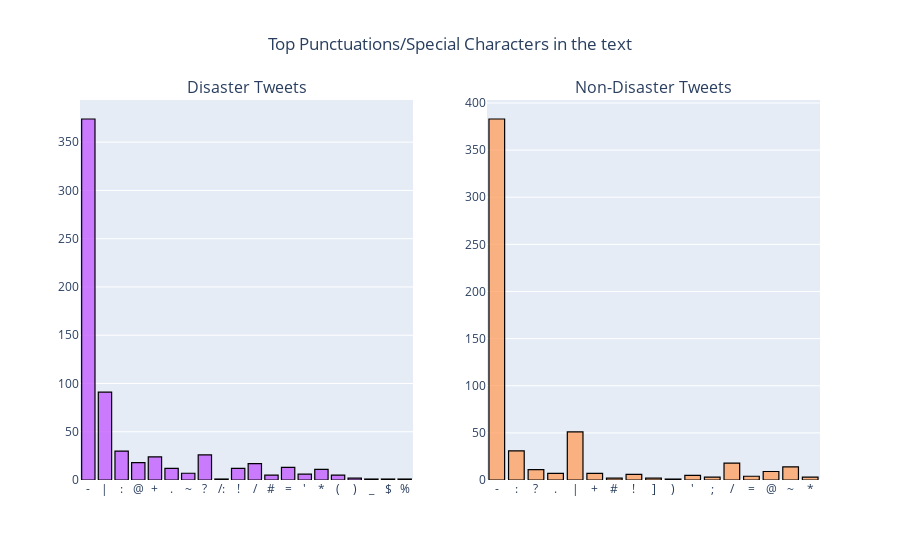

Write notebook code for a chart like this one.
### Markdown cell above
### G. Visualize most common punctuations/ special characters in the text data

### Code cell
# Anaysing Punctuations
from string import punctuation
values_list = []
def analyze_punctuations(data,func,targetlist):
  
  for label in range(0,len(targetlist)):
    corpus = func(targetlist[label])
    dic = defaultdict(int)
    
    for word in corpus:
        if word in punctuation:
            dic[word] += 1 
    x_items, y_values = zip(*dic.items())
    values_list.append(x_items)
    values_list.append(y_values)

#analyzing punctuations for 0 and 1 target labels
analyze_punctuations(df_cleaned,create_corpus,[0,1])

fig = make_subplots(rows=1, cols=2,subplot_titles=("Disaster Tweets", "Non-Disaster Tweets"))

fig.add_trace(
      go.Bar(x=values_list[0],y=values_list[1],
             marker=dict(color= 'rgba(196, 94, 255,0.8)'),
             marker_line=dict(color='black'),marker_line_width=1.2),
      row=1, col=1
).add_trace(
      go.Bar(x=values_list[2],y=values_list[3],
             marker=dict(color= 'rgba(255, 163, 102,0.8)'),
             marker_line=dict(color='black'),marker_line_width=1.2),
      row=1, col=2
).update_layout(title_text="Top Punctuations/Special Characters in the text",title_x=0.5,showlegend=False).show()

### Figure 1 — Plotly figure (JSON) as saved in the notebook; plotly's stock layout.template omitted (floating-point values rounded to 4 significant figures)
{"data": [{"marker": {"color": "rgba(196, 94, 255,0.8)", "line": {"color": "black", "width": 1.2}}, "type": "bar", "x": ["-", "|", ":", "@", "+", ".", "~", "?", "/:", "!", "/", "#", "=", "'", "*", "(", ")", "_", "$", "%"], "xaxis": "x", "y": [374, 91, 30, 18, 24, 12, 7, 26, 1, 12, 17, 5, 13, 6, 11, 5, 2, 1, 1, 1], "yaxis": "y"}, {"marker": {"color": "rgba(255, 163, 102,0.8)", "line": {"color": "black", "width": 1.2}}, "type": "bar", "x": ["-", ":", "?", ".", "|", "+", "#", "!", "]", ")", "'", ";", "/", "=", "@", "~", "*"], "xaxis": "x2", "y": [383, 31, 11, 7, 51, 7, 2, 6, 2, 1, 5, 3, 18, 4, 9, 14, 3], "yaxis": "y2"}], "layout": {"annotations": [{"font": {"size": 16}, "showarrow": false, "text": "Disaster Tweets", "x": 0.225, "xanchor": "center", "xref": "paper", "y": 1, "yanchor": "bottom", "yref": "paper"}, {"font": {"size": 16}, "showarrow": false, "text": "Non-Disaster Tweets", "x": 0.775, "xanchor": "center", "xref": "paper", "y": 1, "yanchor": "bottom", "yref": "paper"}], "showlegend": false, "title": {"text": "Top Punctuations/Special Characters in the text", "x": 0.5}, "xaxis": {"anchor": "y", "domain": [0, 0.45]}, "xaxis2": {"anchor": "y2", "domain": [0.55, 1]}, "yaxis": {"anchor": "x", "domain": [0, 1]}, "yaxis2": {"anchor": "x2", "domain": [0, 1]}}}
